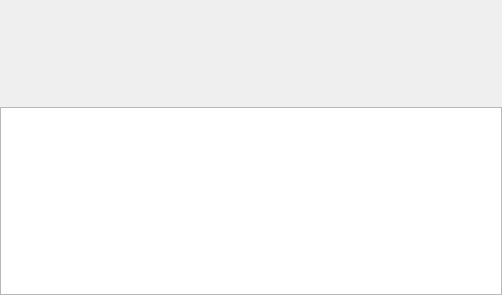
<?xml version="1.0" encoding="UTF-8"?>
<ui version="4.0">
 <class>DetailsDialog</class>
 <widget class="QDialog" name="DetailsDialog">
  <property name="geometry">
   <rect>
    <x>0</x>
    <y>0</y>
    <width>502</width>
    <height>295</height>
   </rect>
  </property>
  <property name="minimumSize">
   <size>
    <width>250</width>
    <height>250</height>
   </size>
  </property>
  <property name="windowTitle">
   <string>Details</string>
  </property>
  <layout class="QVBoxLayout" name="verticalLayout">
   <property name="spacing">
    <number>0</number>
   </property>
   <property name="margin">
    <number>0</number>
   </property>
   <item>
    <layout class="QHBoxLayout" name="horizontalLayout">
     <property name="spacing">
      <number>4</number>
     </property>
     <item>
      <widget class="QLabel" name="referenceImage">
       <property name="sizePolicy">
        <sizepolicy hsizetype="Ignored" vsizetype="Ignored">
         <horstretch>0</horstretch>
         <verstretch>0</verstretch>
        </sizepolicy>
       </property>
       <property name="text">
        <string/>
       </property>
       <property name="alignment">
        <set>Qt::AlignCenter</set>
       </property>
      </widget>
     </item>
     <item>
      <widget class="QLabel" name="selectedImage">
       <property name="sizePolicy">
        <sizepolicy hsizetype="Ignored" vsizetype="Ignored">
         <horstretch>0</horstretch>
         <verstretch>0</verstretch>
        </sizepolicy>
       </property>
       <property name="text">
        <string/>
       </property>
       <property name="scaledContents">
        <bool>false</bool>
       </property>
       <property name="alignment">
        <set>Qt::AlignCenter</set>
       </property>
      </widget>
     </item>
    </layout>
   </item>
   <item>
    <widget class="DetailsTable" name="tableView">
     <property name="sizePolicy">
      <sizepolicy hsizetype="Expanding" vsizetype="Fixed">
       <horstretch>0</horstretch>
       <verstretch>0</verstretch>
      </sizepolicy>
     </property>
     <property name="minimumSize">
      <size>
       <width>0</width>
       <height>188</height>
      </size>
     </property>
     <property name="maximumSize">
      <size>
       <width>16777215</width>
       <height>188</height>
      </size>
     </property>
     <property name="alternatingRowColors">
      <bool>true</bool>
     </property>
     <property name="selectionBehavior">
      <enum>QAbstractItemView::SelectRows</enum>
     </property>
     <property name="showGrid">
      <bool>false</bool>
     </property>
    </widget>
   </item>
  </layout>
 </widget>
 <customwidgets>
  <customwidget>
   <class>DetailsTable</class>
   <extends>QTableView</extends>
   <header>base.details_table</header>
  </customwidget>
 </customwidgets>
 <resources/>
 <connections/>
</ui>
